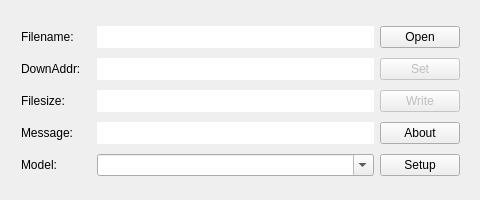
<?xml version="1.0" encoding="UTF-8"?>
<ui version="4.0">
 <class>Widget</class>
 <widget class="QWidget" name="Widget">
  <property name="geometry">
   <rect>
    <x>0</x>
    <y>0</y>
    <width>480</width>
    <height>200</height>
   </rect>
  </property>
  <property name="minimumSize">
   <size>
    <width>480</width>
    <height>200</height>
   </size>
  </property>
  <property name="maximumSize">
   <size>
    <width>480</width>
    <height>200</height>
   </size>
  </property>
  <property name="windowTitle">
   <string>Xdown</string>
  </property>
  <widget class="QWidget" name="layoutWidget">
   <property name="geometry">
    <rect>
     <x>10</x>
     <y>11</y>
     <width>461</width>
     <height>181</height>
    </rect>
   </property>
   <layout class="QGridLayout" name="gridLayout">
    <item row="0" column="0">
     <layout class="QHBoxLayout" name="horizontalLayout">
      <item>
       <widget class="QLabel" name="label_filename">
        <property name="maximumSize">
         <size>
          <width>70</width>
          <height>16777215</height>
         </size>
        </property>
        <property name="text">
         <string>Filename:</string>
        </property>
       </widget>
      </item>
      <item>
       <widget class="QLabel" name="label_filename_v">
        <property name="styleSheet">
         <string notr="true">background-color: rgb(255, 255, 255);</string>
        </property>
        <property name="text">
         <string/>
        </property>
       </widget>
      </item>
      <item>
       <widget class="QPushButton" name="pbn_open">
        <property name="enabled">
         <bool>true</bool>
        </property>
        <property name="maximumSize">
         <size>
          <width>80</width>
          <height>16777215</height>
         </size>
        </property>
        <property name="toolTip">
         <string/>
        </property>
        <property name="text">
         <string>Open</string>
        </property>
       </widget>
      </item>
     </layout>
    </item>
    <item row="1" column="0">
     <layout class="QHBoxLayout" name="horizontalLayout_3">
      <item>
       <widget class="QLabel" name="label_downaddr">
        <property name="maximumSize">
         <size>
          <width>70</width>
          <height>16777215</height>
         </size>
        </property>
        <property name="text">
         <string>DownAddr:</string>
        </property>
       </widget>
      </item>
      <item>
       <widget class="QLabel" name="label_downaddr_v">
        <property name="styleSheet">
         <string notr="true">background-color: rgb(255, 255, 255);</string>
        </property>
        <property name="text">
         <string/>
        </property>
       </widget>
      </item>
      <item>
       <widget class="QPushButton" name="pbn_set">
        <property name="enabled">
         <bool>false</bool>
        </property>
        <property name="maximumSize">
         <size>
          <width>80</width>
          <height>16777215</height>
         </size>
        </property>
        <property name="text">
         <string>Set</string>
        </property>
       </widget>
      </item>
     </layout>
    </item>
    <item row="2" column="0">
     <layout class="QHBoxLayout" name="horizontalLayout_2">
      <item>
       <widget class="QLabel" name="label_filesize">
        <property name="maximumSize">
         <size>
          <width>70</width>
          <height>16777215</height>
         </size>
        </property>
        <property name="text">
         <string>Filesize:</string>
        </property>
       </widget>
      </item>
      <item>
       <widget class="QLabel" name="label_filesize_v">
        <property name="styleSheet">
         <string notr="true">background-color: rgb(255, 255, 255);</string>
        </property>
        <property name="text">
         <string/>
        </property>
       </widget>
      </item>
      <item>
       <widget class="QPushButton" name="pbn_write">
        <property name="enabled">
         <bool>false</bool>
        </property>
        <property name="maximumSize">
         <size>
          <width>80</width>
          <height>16777215</height>
         </size>
        </property>
        <property name="text">
         <string>Write</string>
        </property>
       </widget>
      </item>
     </layout>
    </item>
    <item row="3" column="0">
     <layout class="QHBoxLayout" name="horizontalLayout_4">
      <item>
       <widget class="QLabel" name="label_message">
        <property name="maximumSize">
         <size>
          <width>70</width>
          <height>16777215</height>
         </size>
        </property>
        <property name="text">
         <string>Message:</string>
        </property>
       </widget>
      </item>
      <item>
       <widget class="QLabel" name="label_message_v">
        <property name="styleSheet">
         <string notr="true">background-color: rgb(255, 255, 255);</string>
        </property>
        <property name="text">
         <string/>
        </property>
       </widget>
      </item>
      <item>
       <widget class="QPushButton" name="pbn_about">
        <property name="maximumSize">
         <size>
          <width>80</width>
          <height>16777215</height>
         </size>
        </property>
        <property name="text">
         <string>About</string>
        </property>
       </widget>
      </item>
     </layout>
    </item>
    <item row="4" column="0">
     <layout class="QHBoxLayout" name="horizontalLayout_5">
      <item>
       <widget class="QLabel" name="label">
        <property name="maximumSize">
         <size>
          <width>70</width>
          <height>16777215</height>
         </size>
        </property>
        <property name="text">
         <string>Model:</string>
        </property>
       </widget>
      </item>
      <item>
       <widget class="QComboBox" name="cb_model">
        <property name="editable">
         <bool>true</bool>
        </property>
       </widget>
      </item>
      <item>
       <widget class="QPushButton" name="pbn_setup">
        <property name="maximumSize">
         <size>
          <width>80</width>
          <height>16777215</height>
         </size>
        </property>
        <property name="text">
         <string>Setup</string>
        </property>
       </widget>
      </item>
     </layout>
    </item>
   </layout>
  </widget>
 </widget>
 <layoutdefault spacing="6" margin="11"/>
 <resources/>
 <connections/>
</ui>
